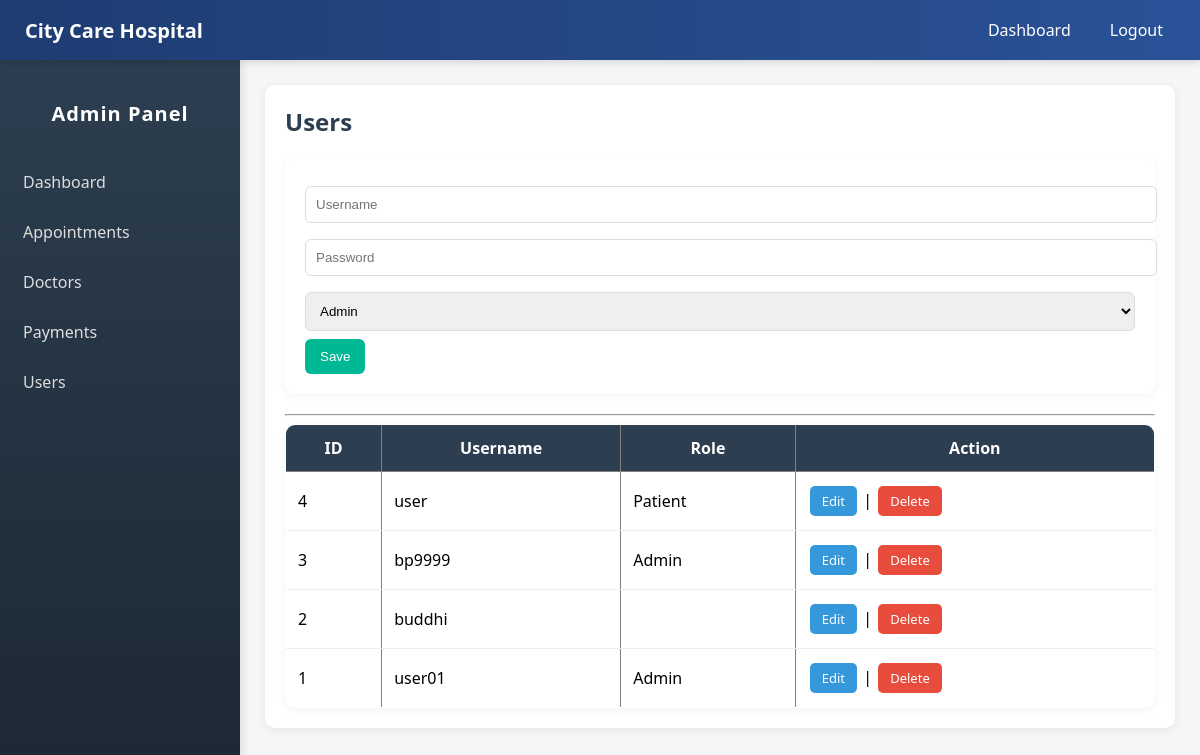
Screenshot of /admin/admin-dashboard.php?page=users with the database file from the repository.
### tables this page shows
CREATE TABLE IF NOT EXISTS `users` (
  `user_id` int NOT NULL AUTO_INCREMENT,
  `username` varchar(50) NOT NULL,
  `password` varchar(255) NOT NULL,
  `role` enum('Admin','Patient','Doctor') NOT NULL,
  PRIMARY KEY (`user_id`),
  UNIQUE KEY `username` (`username`)
);

### admin/pages/users.php (the view, shortened to what this page needs)
<?php
require_once "../includes/db.php";
$edit = null;
?>
<h2>Users</h2>
<form method="POST">
    <input type="text" name="username" placeholder="Username"
           value="<?= $edit['username'] ?? '' ?>" required>
    <input type="password" name="password" placeholder="Password">
    <select name="role">
        <option>Admin</option>
    </select>
    <button name="save">Save</button>
</form>
<hr>
<table border="1" width="100%">
<tr>
    <th>ID</th><th>Username</th><th>Role</th><th>Action</th>
</tr>
<?php
$data = $pdo->query("SELECT * FROM users ORDER BY user_id DESC");
while ($row = $data->fetch()):
?>
<tr>
    <td><?= $row['user_id'] ?></td>
    <td><?= $row['username'] ?></td>
    <td><?= $row['role'] ?></td>
    <td>
        <a href="?page=users&edit=<?= $row['user_id'] ?>" class="btn edit-btn">Edit</a> |
        <a href="?page=users&delete=<?= $row['user_id'] ?>"
           onclick="return confirm('Delete?')" class="btn delete-btn">Delete</a>
    </td>
</tr>
<?php endwhile; ?>
</table>

### admin/styles.css (style rules this page uses)
body { margin: 0; font-family: "Segoe UI", Arial, sans-serif; background: #f4f6f9; }
h2 { margin-top: 0; color: #2c3e50; }
form { background: white; padding: 20px; border-radius: 10px; margin-bottom: 20px; box-shadow: 0 2px 10px rgba(0, 0, 0, 0.05); }
input, select { width: 100%; padding: 10px; margin: 8px 0; border: 1px solid #ddd; border-radius: 6px; outline: none; }
button { background: #00b894; color: white; border: none; padding: 10px 15px; border-radius: 6px; cursor: pointer; transition: 0.3s; }
table { width: 100%; border-collapse: collapse; background: white; border-radius: 10px; overflow: hidden; box-shadow: 0 2px 10px rgba(0, 0, 0, 0.05); }
table th { background: #2c3e50; color: white; padding: 12px; }
table td { padding: 12px; border-bottom: 1px solid #eee; }
a { text-decoration: none; }
.btn { display: inline-block; padding: 6px 12px; margin: 2px; border-radius: 5px; font-size: 13px; text-decoration: none; color: white; transition: 0.3s; }
.edit-btn { background: #3498db; }
.delete-btn { background: #e74c3c; }

### admin/admin-dashboard.php (style rules this page uses)
body { margin: 0; font-family: Arial, sans-serif; background: #f4f6f8; }

### rows the page displays
users: user_id "4", username "user", role "Patient"
users: user_id "3", username "bp9999", role "Admin"
users: user_id "2", username "buddhi"
users: user_id "1", username "user01", role "Admin"
